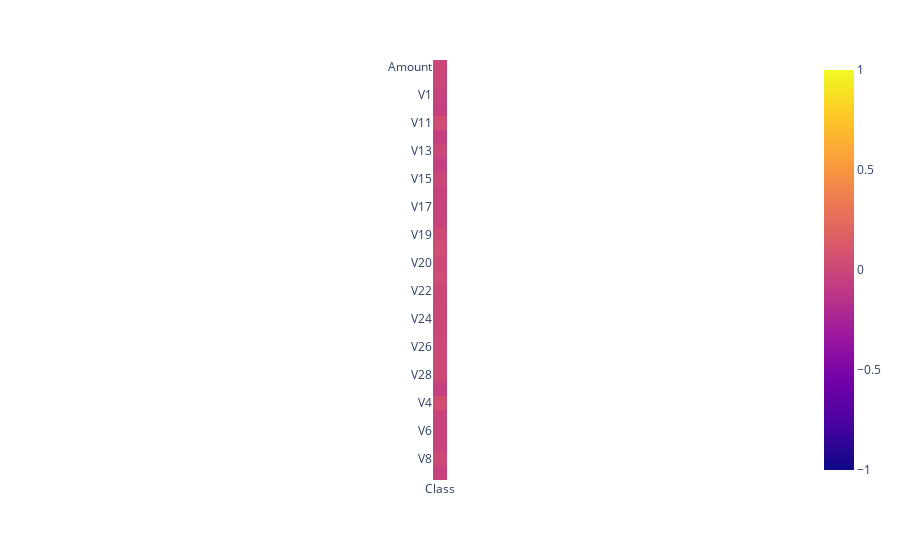

Source (notebook cell):
### Code cell
cor = pd.DataFrame(
    df[feature_cols].corrwith(df['Class'], method = 'kendall'),
    columns = ['Class']
)
px.imshow(
    cor,
    range_color = [-1, 1]
)

### Figure 1 — Plotly figure (JSON) as saved in the notebook; plotly's stock layout.template omitted (floating-point values rounded to 4 significant figures)
{"data": [{"coloraxis": "coloraxis", "hovertemplate": "x: %{x}<br>y: %{y}<br>color: %{z}<extra></extra>", "name": "0", "type": "heatmap", "x": ["Class"], "xaxis": "x", "y": ["Amount", "Time", "V1", "V10", "V11", "V12", "V13", "V14", "V15", "V16", "V17", "V18", "V19", "V2", "V20", "V21", "V22", "V23", "V24", "V25", "V26", "V27", "V28", "V3", "V4", "V5", "V6", "V7", "V8", "V9"], "yaxis": "y", "z": [[-0.00614], [-0.009647], [-0.03559], [-0.04898], [0.04865], [-0.05094], [-0.00257], [-0.05217], [-0.002626], [-0.03992], [-0.03553], [-0.02914], [0.01978], [0.0413], [0.0193], [0.02838], [0.002814], [-0.004292], [-0.006658], [0.003124], [0.003892], [0.02314], [0.01592], [-0.04809], [0.05112], [-0.0249], [-0.0317], [-0.03913], [0.01862], [-0.03998]]}], "layout": {"coloraxis": {"cmax": 1, "cmin": -1, "colorscale": [[0, "#0d0887"], [0.1111, "#46039f"], [0.2222, "#7201a8"], [0.3333, "#9c179e"], [0.4444, "#bd3786"], [0.5556, "#d8576b"], [0.6667, "#ed7953"], [0.7778, "#fb9f3a"], [0.8889, "#fdca26"], [1, "#f0f921"]]}, "margin": {"t": 60}, "xaxis": {"anchor": "y", "constrain": "domain", "domain": [0, 1], "scaleanchor": "y"}, "yaxis": {"anchor": "x", "autorange": "reversed", "constrain": "domain", "domain": [0, 1]}}}
